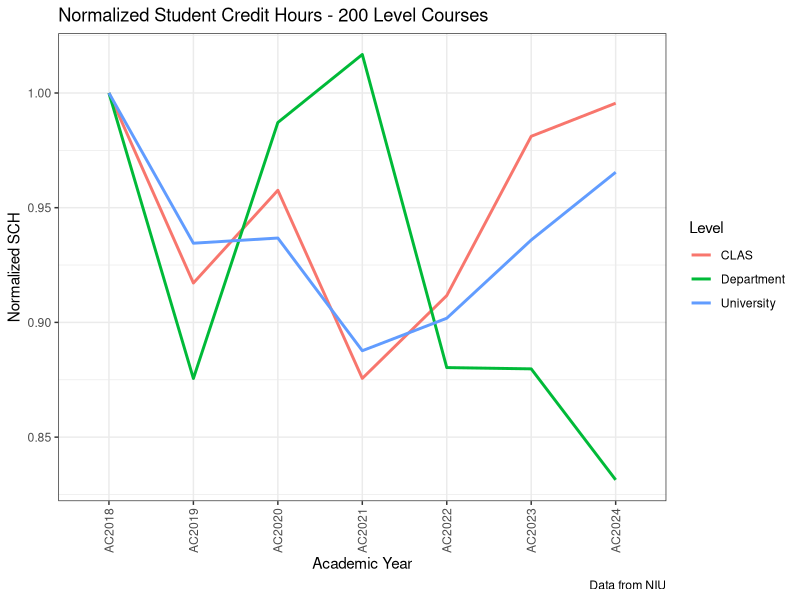
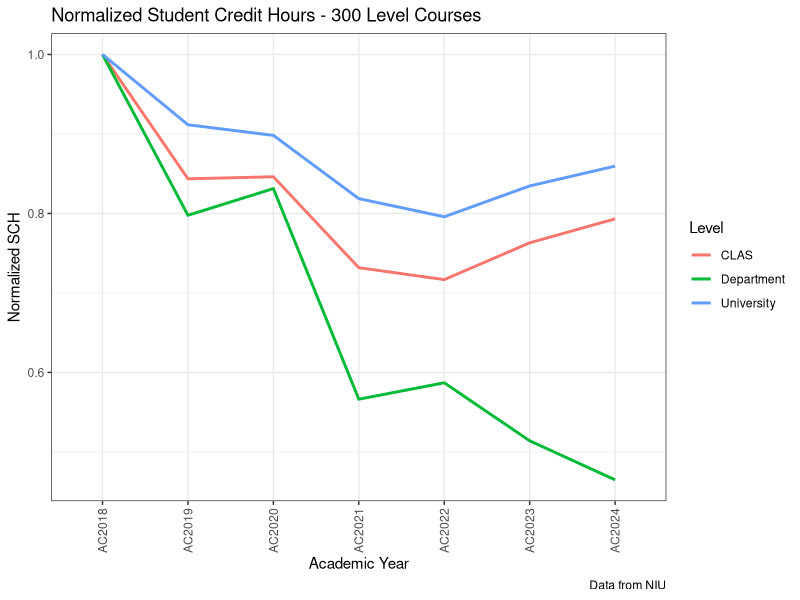
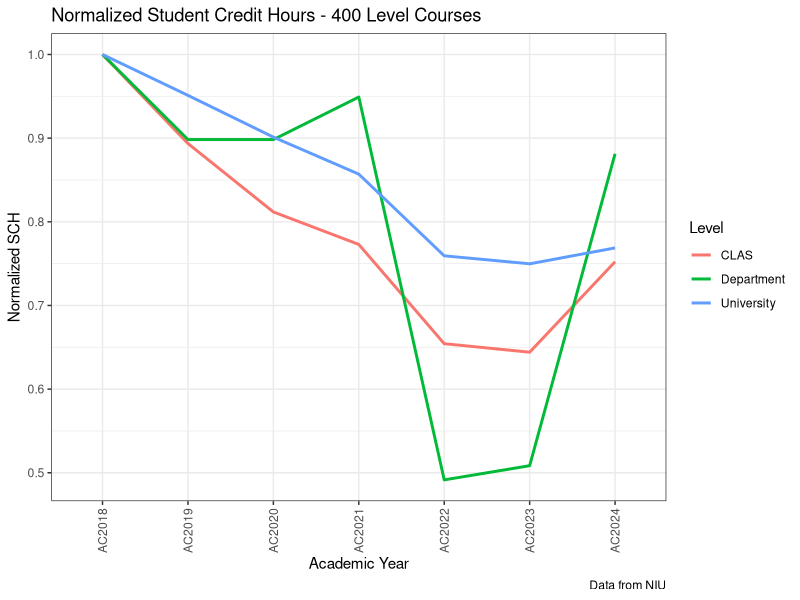
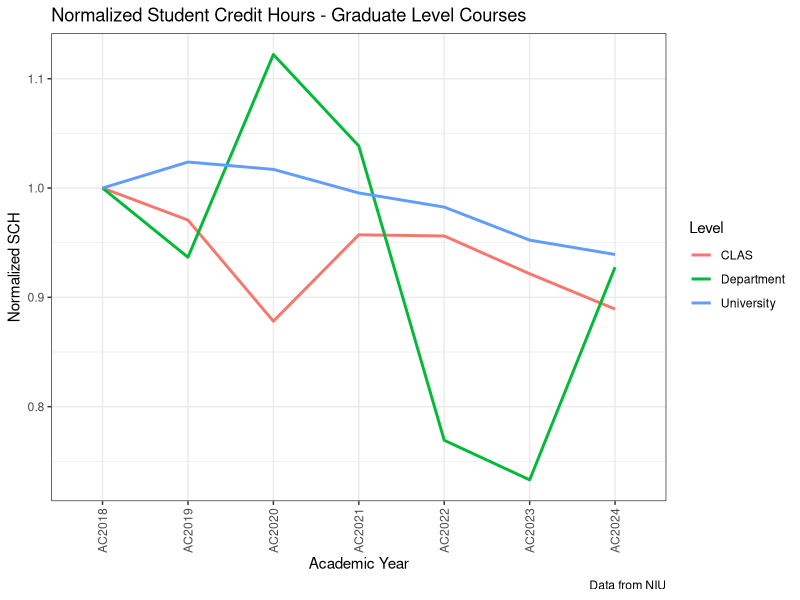
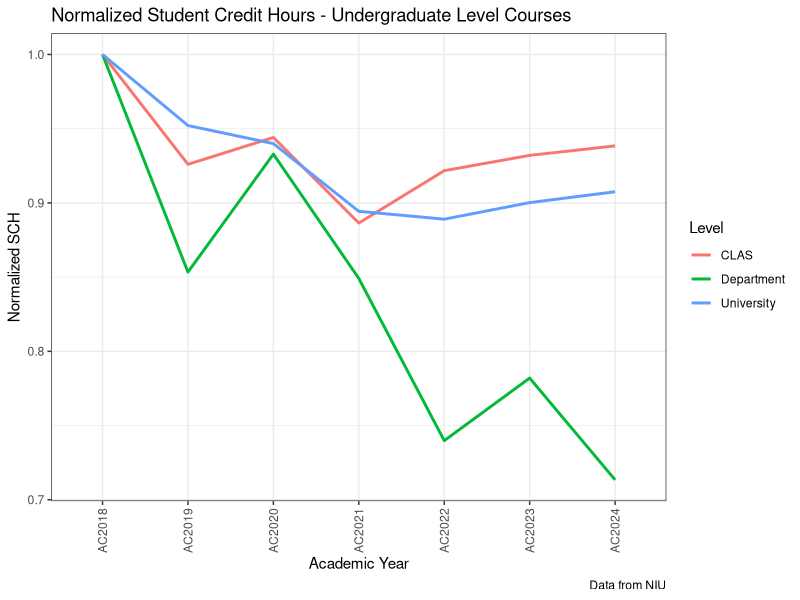

These charts were generated, in order, by the following R code:
rm(list = ls())

library(tidyverse)

#Load Data
sch_u <- read.csv(file = "./Data/SCH_data.csv", header = TRUE, as.is=TRUE)
  names(sch_u) <- c("Semester", "Crsenum", "SCH_U")
sch_c <- read.csv(file = "./Data/SCH_data clas.csv", header = TRUE, as.is=TRUE)
  names(sch_c) <- c("Semester", "Crsenum", "SCH_C")
sch_d <- read.csv(file = "./Data/SCH_data ECON.csv", header = TRUE, as.is=TRUE)
  names(sch_d) <- c("Semester", "Crsenum", "SCH_D")
  
#Clean and Manipulate Data
  
  core <- sch_u %>%
    left_join(., sch_c, by = c("Semester", "Crsenum")) %>%
    left_join(., sch_d, by = c("Semester", "Crsenum")) %>%
    filter(!is.na(SCH_C),
           !grepl("SUMMER", Semester)) %>%
    mutate(Crsenum = factor(as.character(Crsenum), levels = c("100", "200", "300", "400", "500", "600", "700")),
           SCH_D = replace_na(SCH_D, 0)) %>%
    pivot_longer(cols = c("SCH_U", "SCH_C", "SCH_D"), names_to = "Level", values_to = "SCH") %>%
    mutate(Level = case_when(Level == "SCH_U" ~ "University",
                             Level == "SCH_C" ~ "CLAS",
                             Level == "SCH_D" ~ "Department",
                             TRUE ~ "Other"),
           AcdemYr = case_when(Semester == "FALL2018" | Semester == "SPRING2019" ~ "AC2018",
                               Semester == "FALL2019" | Semester == "SPRING2020" ~ "AC2019",
                               Semester == "FALL2020" | Semester == "SPRING2021" ~ "AC2020",
                               Semester == "FALL2021" | Semester == "SPRING2022" ~ "AC2021",
                               Semester == "FALL2022" | Semester == "SPRING2023" ~ "AC2022",
                               Semester == "FALL2023" | Semester == "SPRING2024" ~ "AC2023",
                               Semester == "FALL2024" | Semester == "SPRING2025" ~ "AC2024",
                               TRUE ~ "Else"),
           AcdemYr = factor(AcdemYr, levels = c("AC2018","AC2019","AC2020","AC2021","AC2022","AC2023","AC2024"))) %>%
    reframe(tSCH = sum(SCH), .by = c(Level, Crsenum, AcdemYr)) %>%
    group_by(Level, Crsenum) %>%
      mutate(temp = tSCH[which(AcdemYr == "AC2018")],
             nSCH = tSCH/temp) %>%
    ungroup() %>%
    select(-temp)
  
  core2 <- core %>%
    mutate(Career = case_when(Crsenum == "500" ~ "Graduate",
                     Crsenum == "600" ~ "Graduate",
                     Crsenum == "700" ~ "Graduate",
                     TRUE ~ "Undergraduate")) %>%
    reframe(tSCH = sum(tSCH), .by = c(Level, AcdemYr, Career)) %>%
    group_by(Level, Career) %>%
    mutate(temp = tSCH[which(AcdemYr == "AC2018")],
           nSCH = tSCH/temp) %>%
    ungroup() %>%
    select(-temp)
  
  
  
#Visualizations
  
  ggplot(filter(core, Crsenum == "200")) +
    geom_line(aes(x = AcdemYr, y = nSCH, group = Level, color = Level), linewidth = 1) +
    labs(title = "Normalized Student Credit Hours - 200 Level Courses",
         y = "Normalized SCH",
         x = "Academic Year",
         caption = "Data from NIU") +
    theme_bw()+
    theme(axis.text.x = element_text(angle = 90, vjust = 0.5, hjust=1)) 

  ggplot(filter(core, Crsenum == "300")) +
    geom_line(aes(x = AcdemYr, y = nSCH, group = Level, color = Level), linewidth = 1) +
    labs(title = "Normalized Student Credit Hours - 300 Level Courses",
         y = "Normalized SCH",
         x = "Academic Year",
         caption = "Data from NIU") +
    theme_bw()+
    theme(axis.text.x = element_text(angle = 90, vjust = 0.5, hjust=1)) 
  
  ggplot(filter(core, Crsenum == "400")) +
    geom_line(aes(x = AcdemYr, y = nSCH, group = Level, color = Level), linewidth = 1) +
    labs(title = "Normalized Student Credit Hours - 400 Level Courses",
         y = "Normalized SCH",
         x = "Academic Year",
         caption = "Data from NIU") +
    theme_bw()+
    theme(axis.text.x = element_text(angle = 90, vjust = 0.5, hjust=1)) 
  
  ggplot(filter(core2, Career == "Graduate")) +
    geom_line(aes(x = AcdemYr, y = nSCH, group = Level, color = Level), linewidth = 1) +
    labs(title = "Normalized Student Credit Hours - Graduate Level Courses",
         y = "Normalized SCH",
         x = "Academic Year",
         caption = "Data from NIU") +
    theme_bw()+
    theme(axis.text.x = element_text(angle = 90, vjust = 0.5, hjust=1)) 
  
  ggplot(filter(core2, Career == "Undergraduate")) +
    geom_line(aes(x = AcdemYr, y = nSCH, group = Level, color = Level), linewidth = 1) +
    labs(title = "Normalized Student Credit Hours - Undergraduate Level Courses",
         y = "Normalized SCH",
         x = "Academic Year",
         caption = "Data from NIU") +
    theme_bw()+
    theme(axis.text.x = element_text(angle = 90, vjust = 0.5, hjust=1)) 
           
    